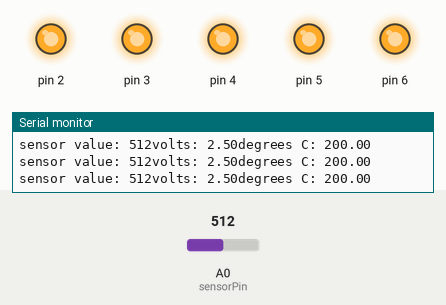
The sketch below on a simulated Arduino Uno, built with avr-gcc and run on an emulated ATmega328P. On the bench: output pins drawn as LEDs (lit = HIGH), the last lines printed to the serial monitor. The test bench sets the inputs (shaded band); at power-on: A0 (sensorPin) = 512.

Above: at 1.2 s.
1.3 s: A0 (sensorPin) set to 168
4.3 s: A0 (sensorPin) set to 157
At 5.5 s:
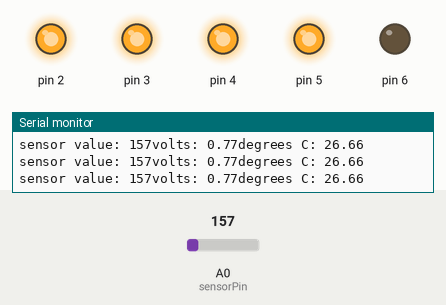
5.8 s: A0 (sensorPin) set to 122
At 6.6 s:
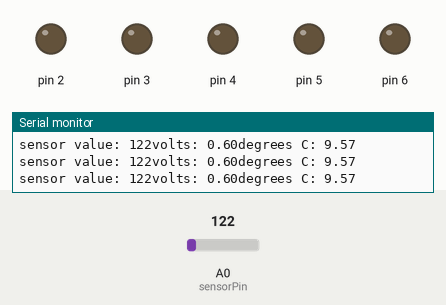
7.3 s: A0 (sensorPin) set to 1023
At 7.8 s:
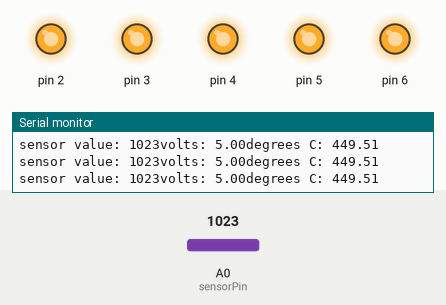
Timing chart, 0 to 9.8 s (numbered marks = the images above; inputs shaded):
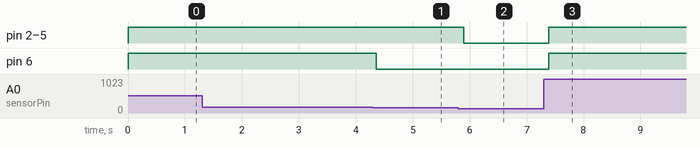

Measured:
- the behaviour switches between 158 and 157 on A0 (sensorPin) (found by bisection; images 0 and 1)
- after the input at 4.3 s, pin 6: HIGH → LOW after 0.06 s
- after the input at 5.8 s, pin 2–5: HIGH → LOW after 0.09 s
- after the input at 7.3 s, pin 2–6: LOW → HIGH after 0.09 s

The sketch:

Diode_Temperature.ino
```cpp
const int sensorPin = A0;
const float baselineTemp = 17.0;
void setup() {
  // put your setup code here, to run once:
  Serial.begin(9600);
  for (int pinNumber = 2; pinNumber <7; pinNumber++) {
    pinMode(pinNumber, OUTPUT);
    digitalWrite(pinNumber, LOW);
  }
}

void loop() {
  // put your main code here, to run repeatedly:
  int sensorVal = analogRead(sensorPin);
  Serial.print("sensor value: ");
  Serial.print(sensorVal);
  // přeměn ADC na volty
  float voltage = (sensorVal / 1024.0) * 5.0;
  Serial.print("volts: ");
  Serial.print(voltage);
  Serial.print("degrees C: ");
  //přemněn volty na stupně celsia
  float temperature = (voltage - .5) * 100;
  Serial.println(temperature);
  if(temperature < baselineTemp + 2){
    digitalWrite(2,LOW);
    digitalWrite(3,LOW);
    digitalWrite(4,LOW);
    digitalWrite(5,LOW);
    digitalWrite(6,LOW);
  }else if(temperature >= baselineTemp +2 && temperature < baselineTemp +4){
    digitalWrite(2,HIGH);
    digitalWrite(3,LOW);
    digitalWrite(4,LOW);
    digitalWrite(5,LOW);
    digitalWrite(6,LOW);
  }else if(temperature >= baselineTemp +4 && temperature < baselineTemp +6){
    digitalWrite(2,HIGH);
    digitalWrite(3,HIGH);
    digitalWrite(4,LOW);
    digitalWrite(5,LOW);
    digitalWrite(6,LOW);
  }else if(temperature >= baselineTemp +6 && temperature < baselineTemp +8){
    digitalWrite(2,HIGH);
    digitalWrite(3,HIGH);
    digitalWrite(4,HIGH);
    digitalWrite(5,LOW);
    digitalWrite(6,LOW);
  }else if(temperature >= baselineTemp + 8 && temperature < baselineTemp +10){
    digitalWrite(2,HIGH);
    digitalWrite(3,HIGH);
    digitalWrite(4,HIGH);
    digitalWrite(5,HIGH);
    digitalWrite(6,LOW);
  }else if(temperature>= baselineTemp +10){
    digitalWrite(2,HIGH);
    digitalWrite(3,HIGH);
    digitalWrite(4,HIGH);
    digitalWrite(5,HIGH);
    digitalWrite(6,HIGH);
  delay(1);
}
}
```
